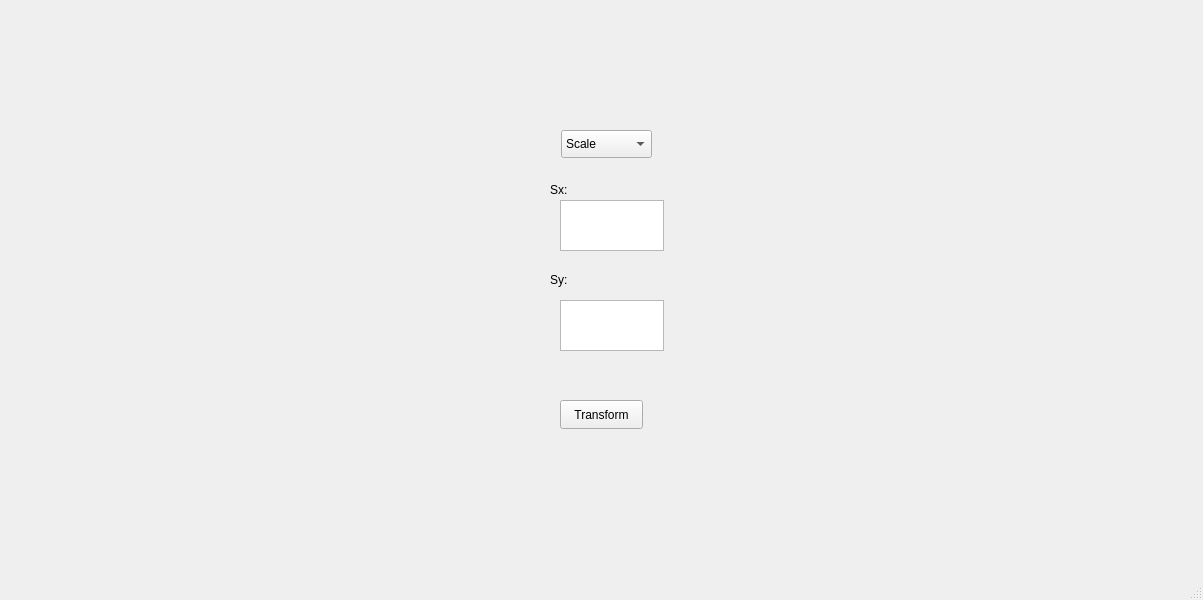
<?xml version="1.0" encoding="UTF-8"?>
<ui version="4.0">
 <class>MainWindow</class>
 <widget class="QMainWindow" name="MainWindow">
  <property name="geometry">
   <rect>
    <x>0</x>
    <y>0</y>
    <width>1203</width>
    <height>600</height>
   </rect>
  </property>
  <property name="windowTitle">
   <string>MainWindow</string>
  </property>
  <widget class="QWidget" name="centralwidget">
   <widget class="QLabel" name="label">
    <property name="geometry">
     <rect>
      <x>20</x>
      <y>50</y>
      <width>521</width>
      <height>471</height>
     </rect>
    </property>
    <property name="text">
     <string/>
    </property>
   </widget>
   <widget class="QLabel" name="label_2">
    <property name="geometry">
     <rect>
      <x>670</x>
      <y>30</y>
      <width>521</width>
      <height>471</height>
     </rect>
    </property>
    <property name="text">
     <string/>
    </property>
   </widget>
   <widget class="QComboBox" name="comboBox">
    <property name="geometry">
     <rect>
      <x>561</x>
      <y>130</y>
      <width>91</width>
      <height>28</height>
     </rect>
    </property>
    <item>
     <property name="text">
      <string>Scale</string>
     </property>
    </item>
    <item>
     <property name="text">
      <string>Translate</string>
     </property>
    </item>
    <item>
     <property name="text">
      <string>Rotate</string>
     </property>
    </item>
   </widget>
   <widget class="QLabel" name="label_3">
    <property name="geometry">
     <rect>
      <x>550</x>
      <y>180</y>
      <width>63</width>
      <height>20</height>
     </rect>
    </property>
    <property name="text">
     <string>Sx:</string>
    </property>
   </widget>
   <widget class="QLabel" name="label_4">
    <property name="geometry">
     <rect>
      <x>550</x>
      <y>270</y>
      <width>63</width>
      <height>20</height>
     </rect>
    </property>
    <property name="text">
     <string>Sy:</string>
    </property>
   </widget>
   <widget class="QTextEdit" name="textEdit">
    <property name="geometry">
     <rect>
      <x>560</x>
      <y>200</y>
      <width>104</width>
      <height>51</height>
     </rect>
    </property>
   </widget>
   <widget class="QTextEdit" name="textEdit_2">
    <property name="geometry">
     <rect>
      <x>560</x>
      <y>300</y>
      <width>104</width>
      <height>51</height>
     </rect>
    </property>
   </widget>
   <widget class="QPushButton" name="pushButton">
    <property name="geometry">
     <rect>
      <x>560</x>
      <y>400</y>
      <width>83</width>
      <height>29</height>
     </rect>
    </property>
    <property name="text">
     <string>Transform</string>
    </property>
   </widget>
  </widget>
  <widget class="QMenuBar" name="menubar">
   <property name="geometry">
    <rect>
     <x>0</x>
     <y>0</y>
     <width>1203</width>
     <height>25</height>
    </rect>
   </property>
  </widget>
  <widget class="QStatusBar" name="statusbar"/>
 </widget>
 <resources/>
 <connections/>
</ui>
